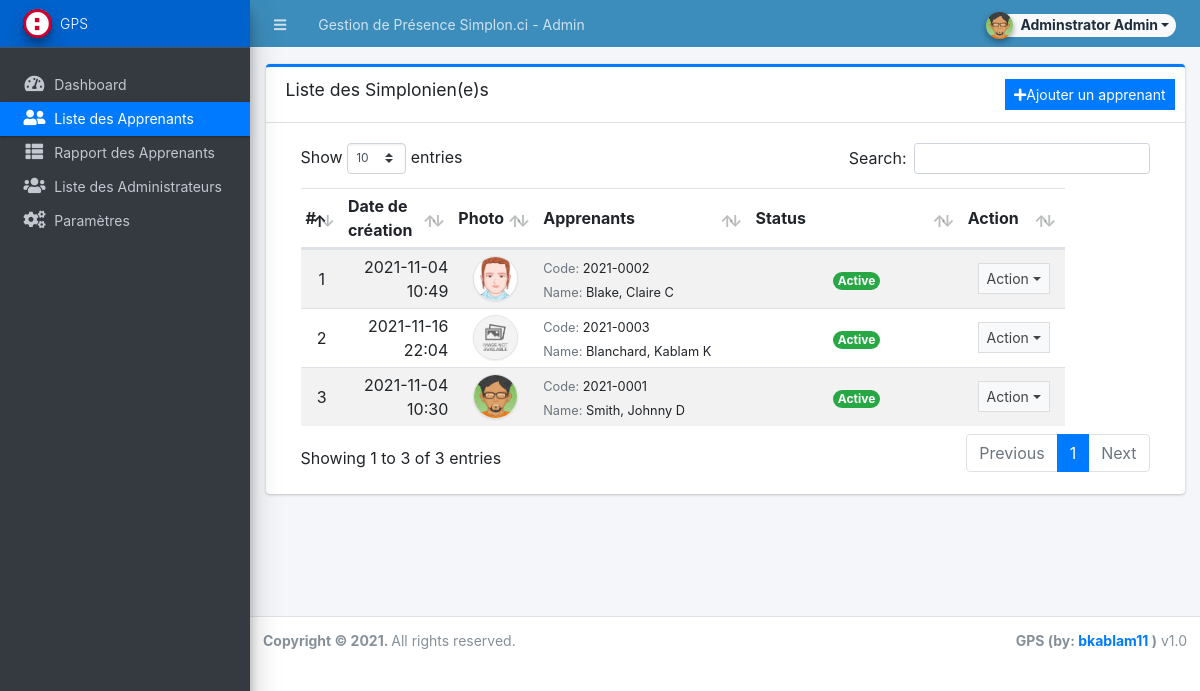
Page /admin/?page=employee (signed in) on the committed database.
### tables this page shows
CREATE TABLE `employee_list` (
  `id` int(30) NOT NULL,
  `employee_code` varchar(50) NOT NULL,
  `department_id` int(30) DEFAULT NULL,
  `designation_id` int(30) DEFAULT NULL,
  `fullname` text NOT NULL,
  `status` tinyint(1) NOT NULL DEFAULT 1 COMMENT '1 = Active, 2= Inactive',
  `date_created` datetime NOT NULL DEFAULT current_timestamp(),
  `date_updated` datetime NOT NULL DEFAULT current_timestamp() ON UPDATE current_timestamp()
);

### config.php (called while the page is built, shortened)
<?php
require_once('classes/DBConnection.php');
require_once('classes/SystemSettings.php');
function validate_image($file){
	if(!empty($file)){
        $ex = explode('?',$file);
        $file = $ex[0];
        $param =  isset($ex[1]) ? '?'.$ex[1]  : '';
		if(is_file(base_app.$file)){
			return base_url.$file.$param;
		}else{
			return base_url.'dist/img/no-image-available.png';
		}
	}else{
		return base_url.'dist/img/no-image-available.png';
	}
}
function isMobileDevice(){
    $aMobileUA = array(
        '/iphone/i' => 'iPhone',
        '/ipod/i' => 'iPod',
        '/ipad/i' => 'iPad',
        '/android/i' => 'Android',
        '/blackberry/i' => 'BlackBerry',
        '/webos/i' => 'Mobile'
    );
    return false;
}
?>

### classes/DBConnection.php (called while the page is built, shortened)
<?php
class DBConnection{
    private $host = DB_SERVER;
    private $username = DB_USERNAME;
    private $password = DB_PASSWORD;
    private $database = DB_NAME;
    public $conn;
    public function __construct(){
        if (!isset($this->conn)) {
            $this->conn = new mysqli($this->host, $this->username, $this->password, $this->database);
        }
    }
}
?>

### classes/SystemSettings.php (called while the page is built, shortened)
<?php
class SystemSettings extends DBConnection{
	function userdata($field = ''){
		if(!empty($field)){
			if(isset($_SESSION['userdata'][$field]))
				return $_SESSION['userdata'][$field];
			else
				return null;
		}else{
			return false;
		}
	}
	function info($field=''){
		if(!empty($field)){
			if(isset($_SESSION['system_info'][$field]))
				return $_SESSION['system_info'][$field];
			else
				return false;
		}else{
			return false;
		}
	}
}
$_settings = new SystemSettings();
?>

### admin/employee/index.php (the view, shortened to what this page needs)
<div class="card card-outline card-primary">
	<div class="card-header">
		<h3 class="card-title">Liste des Simplonien(e)s</h3>
		<div class="card-tools">
			<a href="<?php echo base_url."admin?page=employee/manage_employee" ?>" id="create_new" class="btn btn-flat btn-sm btn-primary"><span class="fas fa-plus"></span>Ajouter un apprenant</a>
		</div>
	</div>
	<div class="card-body">
		<div class="container-fluid">
        <div class="container-fluid">
			<table class="table table-hover table-striped">
				<colgroup>
					<col width="5%">
					<col width="13%">
					<col width="10%">
					<col width="25%">
					<col width="25%">
					<col width="12%">
					<col width="10%">
				</colgroup>
				<thead>
					<tr>
						<th>#</th>
						<th>Date de création</th>
						<th>Photo</th>
						<th>Apprenants</th>
						<th>Status</th>
						<th>Action</th>
					</tr>
				</thead>
				<tbody>
					<?php
						$i = 1;
						$qry = $conn->query("SELECT *  from `employee_list`order by fullname asc ");
						while($row = $qry->fetch_assoc()):
							$row['department'] = isset($department_arr[$row['department_id']]) ? $department_arr[$row['department_id']] : 'N/A';
							$row['designation'] = isset($designation_arr[$row['designation_id']]) ? $designation_arr[$row['designation_id']] : 'N/A';
					?>
						<tr>
							<td class="text-center"><?php echo $i++; ?></td>
							<td class="text-right"><?php echo date("Y-m-d H:i",strtotime($row['date_created'])) ?></td>
							<td class="text-center"><img src="<?php echo validate_image("uploads/employee-".$row['id'].".png")."?v=".(isset($row['date_updated']) ? strtotime($row['date_updated']) : "") ?>" class="img-avatar img-thumbnail p-0 border-2" alt="user_avatar"></td>
							<td>
								<p class="m-0">
									<small>
										<span class="text-muted">Code: </span><span><?php echo $row['employee_code'] ?></span><br>
										<span class="text-muted">Name: </span><span><?php echo $row['fullname'] ?></span>
									</small>
								</p>
							</td>
							<td class="text-center">
                                <?php if($row['status'] == 1): ?>
                                    <span class="badge badge-success rounded-pill">Active</span>
                                <?php else: ?>
                                    <span class="badge badge-danger rounded-pill">Inactive</span>
                                <?php endif; ?>
                            </td>
							<td align="center">
								 <button type="button" class="btn btn-flat btn-default btn-sm dropdown-toggle dropdown-icon" data-toggle="dropdown">
				                  		Action
				                  </button>
							</td>
						</tr>
					<?php endwhile; ?>
				</tbody>
			</table>
		</div>
		</div>
	</div>
</div>

### admin/index.php (shortened to what this page needs)
<?php require_once('../config.php'); ?>
 <!DOCTYPE html>
<html lang="en" class="" style="height: auto;">
<?php require_once('inc/header.php') ?>
  <body class="sidebar-mini layout-fixed control-sidebar-slide-open layout-navbar-fixed sidebar-mini-md sidebar-mini-xs" data-new-gr-c-s-check-loaded="14.991.0" data-gr-ext-installed="" style="height: auto;">
    <div class="wrapper">
     <?php require_once('inc/topBarNav.php') ?>
     <?php require_once('inc/navigation.php') ?>
     <?php $page = isset($_GET['page']) ? $_GET['page'] : 'home';  ?>
      <div class="content-wrapper pt-3" style="min-height: 567.854px;">
        <section class="content ">
          <div class="container-fluid">
            <?php
              if(!file_exists($page.".php") && !is_dir($page)){
                  include '404.html';
              }else{
                if(is_dir($page))
                  include $page.'/index.php';
                else
                  include $page.'.php';
              }
            ?>
          </div>
        </section>
      </div>
      <?php require_once('inc/footer.php') ?>
  </body>
</html>

### admin/inc/header.php (shortened to what this page needs)
<head>
    <link rel="stylesheet" href="<?php echo base_url ?>plugins/fontawesome-free/css/all.min.css">
    <link rel="stylesheet" href="<?php echo base_url ?>plugins/tempusdominus-bootstrap-4/css/tempusdominus-bootstrap-4.min.css">
  <link rel="stylesheet" href="<?php echo base_url ?>plugins/datatables-bs4/css/dataTables.bootstrap4.min.css">
  <link rel="stylesheet" href="<?php echo base_url ?>plugins/datatables-responsive/css/responsive.bootstrap4.min.css">
  <link rel="stylesheet" href="<?php echo base_url ?>plugins/datatables-buttons/css/buttons.bootstrap4.min.css">
  <link rel="stylesheet" href="<?php echo base_url ?>plugins/select2/css/select2.min.css">
  <link rel="stylesheet" href="<?php echo base_url ?>plugins/select2-bootstrap4-theme/select2-bootstrap4.min.css">
    <link rel="stylesheet" href="<?php echo base_url ?>plugins/icheck-bootstrap/icheck-bootstrap.min.css">
    <link rel="stylesheet" href="<?php echo base_url ?>plugins/jqvmap/jqvmap.min.css">
    <link rel="stylesheet" href="<?php echo base_url ?>dist/css/adminlte.css">
    <link rel="stylesheet" href="<?php echo base_url ?>dist/css/custom.css">
    <link rel="stylesheet" href="<?php echo base_url ?>plugins/overlayScrollbars/css/OverlayScrollbars.min.css">
    <link rel="stylesheet" href="<?php echo base_url ?>plugins/daterangepicker/daterangepicker.css">
    <link rel="stylesheet" href="<?php echo base_url ?>plugins/summernote/summernote-bs4.min.css">
  <link rel="stylesheet" href="<?php echo base_url ?>plugins/sweetalert2-theme-bootstrap-4/bootstrap-4.min.css">
  </head>

### admin/inc/topBarNav.php (shortened to what this page needs)
<nav class="main-header navbar navbar-expand navbar-dark border border-light border-top-0  border-left-0 border-right-0 navbar-light text-sm bg-lightblue">
  <ul class="navbar-nav">
    <li class="nav-item">
    <a class="nav-link" data-widget="pushmenu" href="#" role="button"><i class="fas fa-bars"></i></a>
    </li>
    <li class="nav-item d-none d-sm-inline-block">
      <a href="<?php echo base_url ?>" class="nav-link"><?php echo (!isMobileDevice()) ? $_settings->info('name'):$_settings->info('short_name'); ?> - Admin</a>
    </li>
  </ul>
  <ul class="navbar-nav ml-auto">
    <li class="nav-item">
      <div class="btn-group nav-link">
            <button type="button" class="btn btn-rounded badge badge-light dropdown-toggle dropdown-icon" data-toggle="dropdown">
              <span><img src="<?php echo validate_image($_settings->userdata('avatar')) ?>" class="img-circle elevation-2 user-img" alt="User Image"></span>
              <span class="ml-3"><?php echo ucwords($_settings->userdata('firstname').' '.$_settings->userdata('lastname')) ?></span>
            </button>
        </div>
    </li>
  </ul>
</nav>

### admin/inc/navigation.php (shortened to what this page needs)
<aside class="main-sidebar sidebar-dark-primary elevation-4 sidebar-no-expand">
  <a href="<?php echo base_url ?>admin" class="brand-link bg-primary text-sm">
  <img src="<?php echo validate_image($_settings->info('logo'))?>" alt="Store Logo" class="brand-image img-circle elevation-3 bg-black" style="width: 1.8rem;height: 1.8rem;max-height: unset;object-fit:scale-down;object-position:center center">
  <span class="brand-text font-weight-light"><?php echo $_settings->info('short_name') ?></span>
  </a>
  <div class="sidebar os-host os-theme-light os-host-overflow os-host-overflow-y os-host-resize-disabled os-host-transition os-host-scrollbar-horizontal-hidden">
    <div class="os-content-glue" style="margin: 0px -8px; width: 249px; height: 646px;"></div>
    <div class="os-padding">
      <div class="os-viewport os-viewport-native-scrollbars-invisible" style="overflow-y: scroll;">
        <div class="os-content" style="padding: 0px 8px; height: 100%; width: 100%;">
          <nav class="mt-4">
             <ul class="nav nav-pills nav-sidebar flex-column text-sm nav-compact nav-flat nav-child-indent nav-collapse-hide-child" data-widget="treeview" role="menu" data-accordion="false">
              <li class="nav-item dropdown">
                <a href="./" class="nav-link nav-home">
                  <i class="nav-icon fas fa-tachometer-alt"></i>
                  <p>
                    Dashboard
                  </p>
                </a>
              </li>
              <li class="nav-item">
                <a href="<?php echo base_url ?>admin/?page=employee" class="nav-link nav-employee">
                  <i class="nav-icon fas fa-user-friends"></i>
                  <p>
                    Liste des Apprenants
                  </p>
                </a>
              </li>
              <li class="nav-item">
                <a href="<?php echo base_url ?>admin/?page=reports/employee" class="nav-link nav-reports_employee">
                  <i class="nav-icon fas fa-th-list"></i>
                  <p>
                    Rapport des Apprenants
                  </p>
                </a>
              </li>
              <?php if($_settings->userdata('type') == 1): ?>
              <li class="nav-item dropdown">
                <a href="<?php echo base_url ?>admin/?page=user/list" class="nav-link nav-user_list">
                  <i class="nav-icon fas fa-users"></i>
                  <p>
                    Liste des Administrateurs
                  </p>
                </a>
              </li>
              <li class="nav-item dropdown">
                <a href="<?php echo base_url ?>admin/?page=system_info" class="nav-link nav-system_info">
                  <i class="nav-icon fas fa-cogs"></i>
                  <p>
                    Paramètres
                  </p>
                </a>
              </li>
              <?php endif; ?>
            </ul>
          </nav>
        </div>
      </div>
    </div>
  </div>
</aside>

### admin/inc/footer.php (shortened to what this page needs)
<footer class="main-footer text-sm">
        <strong>Copyright © <?php echo date('Y') ?>.
        </strong>
        All rights reserved.
        <div class="float-right d-none d-sm-inline-block">
          <b><?php echo $_settings->info('short_name') ?> (by: <a href="mailto:bkablam11@gmail.com" target="blank">bkablam11</a> )</b> v1.0
        </div>
      </footer>
    </div>

### admin/inc/topBarNav.php (style rules this page uses)
.user-img { position: absolute; height: 27px; width: 27px; object-fit: cover; left: -7%; top: -12%; }
.btn-rounded { border-radius: 50px; }

### admin/employee/index.php (style rules this page uses)
.img-avatar { width:45px; height:45px; object-fit:cover; object-position:center center; border-radius:100%; }

### rows in the picture
employee_list: date_created "2021-11-04 10:49", shows a picture, employee_code "2021-0002", fullname "Blake, Claire C", status "Active"
employee_list: date_created "2021-11-16 22:04", shows a picture, employee_code "2021-0003", fullname "Blanchard, Kablam K", status "Active"
employee_list: date_created "2021-11-04 10:30", shows a picture, employee_code "2021-0001", fullname "Smith, Johnny D", status "Active"

### other values in the picture
$_settings->info('name') "Gestion de Présence Simplon.ci"
$_settings->userdata('firstname').' '.$_settings->userdata('lastname') "Adminstrator Admin"
$_settings->info('short_name') "GPS"
